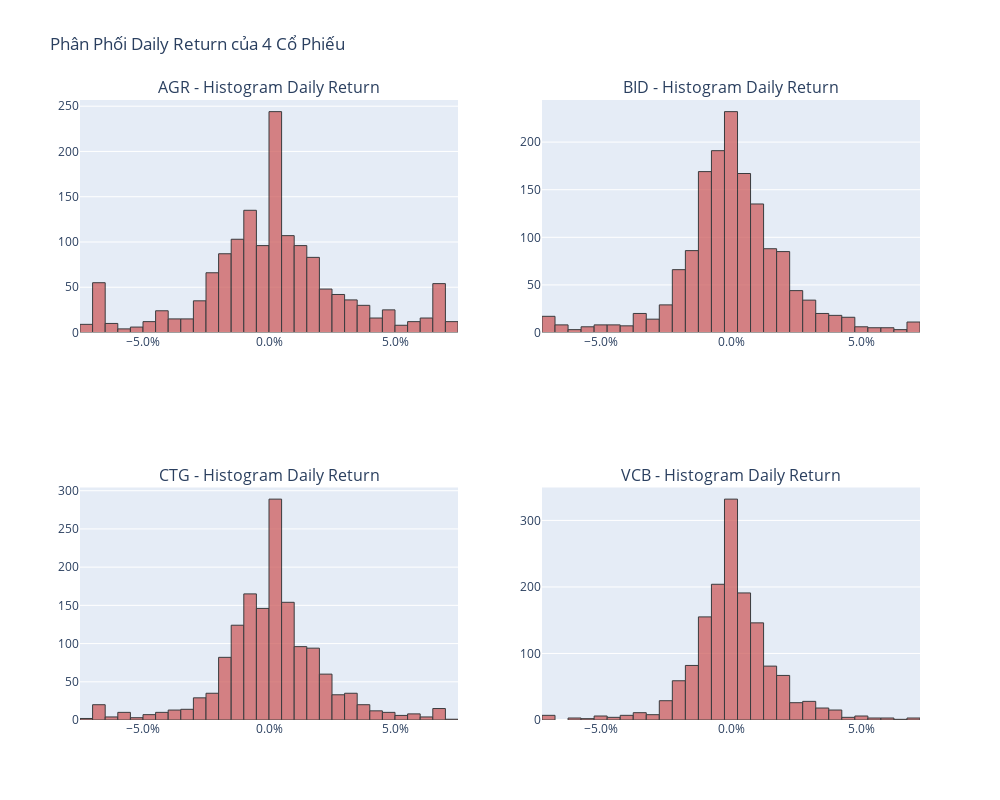

Source (notebook cell):
### Code cell
stocks = {'AGR': AGR, 'BID': BID, 'CTG': CTG, 'VCB': VCB}

# Tính daily return
for df in stocks.values():
    df['daily_return'] = df['close'].pct_change()

fig = make_subplots(rows=2, cols=2,
                    subplot_titles=[f"{name} - Histogram Daily Return" for name in stocks.keys()])

positions = {'AGR': (1, 1), 'BID': (1, 2), 'CTG': (2, 1), 'VCB': (2, 2)}

# Vẽ histogram
for name, df in stocks.items():
    r, c = positions[name]
    fig.add_trace(
        go.Histogram(
            x=df['daily_return'],
            nbinsx=50,
            name=name,
            marker=dict(
                color='indianred',
                line=dict(color='black', width=1)
            ),
            opacity=0.75
        ),
        row=r, col=c
    )

fig.update_layout(
    height=800, width=1000,
    title_text="Phân Phối Daily Return của 4 Cổ Phiếu",
    showlegend=False
)

fig.update_xaxes(tickformat=".1%")

fig.show()

### Figure 1 — Plotly figure (JSON) as saved in the notebook; plotly's stock layout.template omitted (floating-point values rounded to 4 significant figures; data arrays with more than 128 entries replaced by an {"elided": "..."} marker saying what was removed)
{"data": [{"marker": {"color": "indianred", "line": {"color": "black", "width": 1}}, "name": "AGR", "nbinsx": 50, "opacity": 0.75, "type": "histogram", "x": {"elided": "1502 float values"}, "xaxis": "x", "yaxis": "y"}, {"marker": {"color": "indianred", "line": {"color": "black", "width": 1}}, "name": "BID", "nbinsx": 50, "opacity": 0.75, "type": "histogram", "x": {"elided": "1502 float values"}, "xaxis": "x2", "yaxis": "y2"}, {"marker": {"color": "indianred", "line": {"color": "black", "width": 1}}, "name": "CTG", "nbinsx": 50, "opacity": 0.75, "type": "histogram", "x": {"elided": "1502 float values"}, "xaxis": "x3", "yaxis": "y3"}, {"marker": {"color": "indianred", "line": {"color": "black", "width": 1}}, "name": "VCB", "nbinsx": 50, "opacity": 0.75, "type": "histogram", "x": {"elided": "1502 float values"}, "xaxis": "x4", "yaxis": "y4"}], "layout": {"annotations": [{"font": {"size": 16}, "showarrow": false, "text": "AGR - Histogram Daily Return", "x": 0.225, "xanchor": "center", "xref": "paper", "y": 1, "yanchor": "bottom", "yref": "paper"}, {"font": {"size": 16}, "showarrow": false, "text": "BID - Histogram Daily Return", "x": 0.775, "xanchor": "center", "xref": "paper", "y": 1, "yanchor": "bottom", "yref": "paper"}, {"font": {"size": 16}, "showarrow": false, "text": "CTG - Histogram Daily Return", "x": 0.225, "xanchor": "center", "xref": "paper", "y": 0.375, "yanchor": "bottom", "yref": "paper"}, {"font": {"size": 16}, "showarrow": false, "text": "VCB - Histogram Daily Return", "x": 0.775, "xanchor": "center", "xref": "paper", "y": 0.375, "yanchor": "bottom", "yref": "paper"}], "height": 800, "showlegend": false, "title": {"text": "Phân Phối Daily Return của 4 Cổ Phiếu"}, "width": 1000, "xaxis": {"anchor": "y", "domain": [0, 0.45], "tickformat": ".1%"}, "xaxis2": {"anchor": "y2", "domain": [0.55, 1], "tickformat": ".1%"}, "xaxis3": {"anchor": "y3", "domain": [0, 0.45], "tickformat": ".1%"}, "xaxis4": {"anchor": "y4", "domain": [0.55, 1], "tickformat": ".1%"}, "yaxis": {"anchor": "x", "domain": [0.625, 1]}, "yaxis2": {"anchor": "x2", "domain": [0.625, 1]}, "yaxis3": {"anchor": "x3", "domain": [0, 0.375]}, "yaxis4": {"anchor": "x4", "domain": [0, 0.375]}}}
